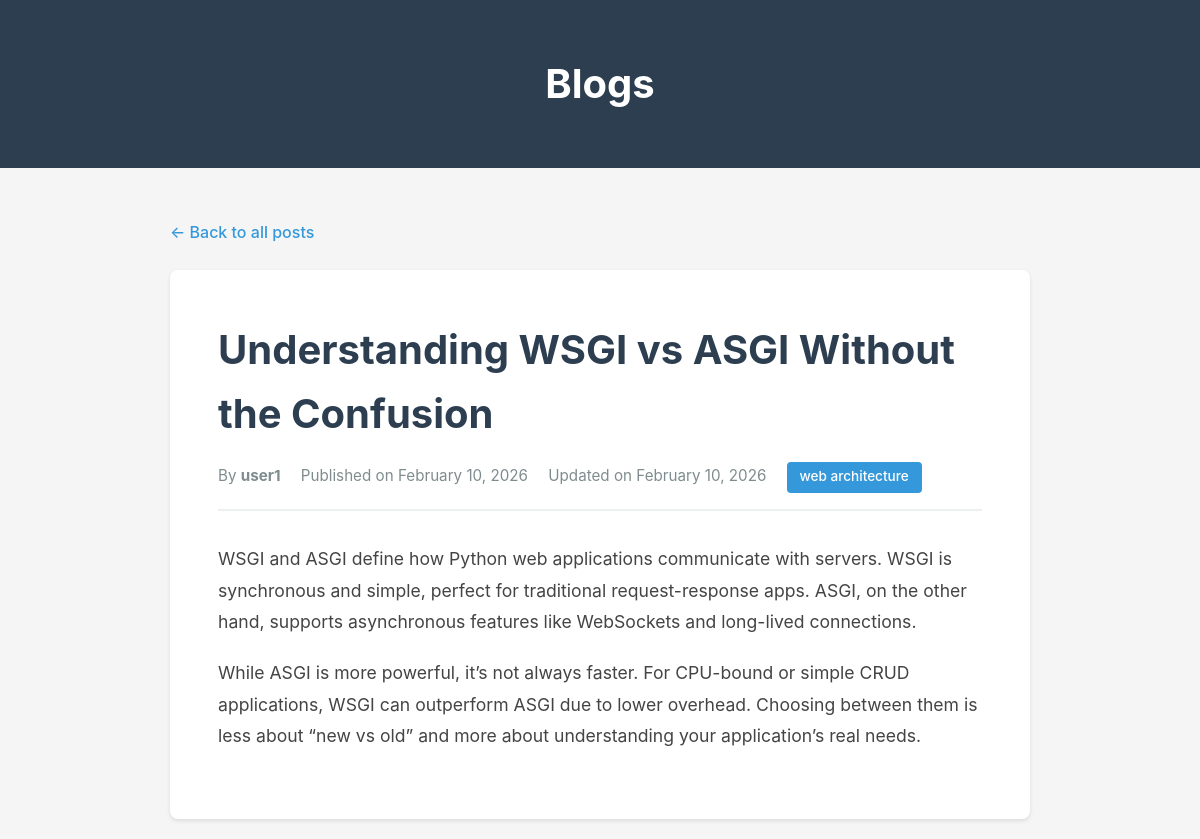
/post/understanding-wsgi-vs-asgi-without-the-confusion/, run on the app's committed database.
### blog/models.py (models this page shows, shortened)
class Post(models.Model):
    STATUS_CHOICES = (
        ('draft', 'Draft'),
        ('published', 'Published')
    )
    title = models.CharField(max_length=200)
    slug = models.SlugField(unique=True, max_length=100, blank=True)
    author = models.ForeignKey(User, on_delete=models.CASCADE, related_name='blog_posts')
    content = models.TextField()
    category = models.CharField(max_length=100, blank=True, null=True)
    status = models.CharField(max_length=10, choices=STATUS_CHOICES, default='draft')
    created_at = models.DateTimeField(auto_now_add=True)
    updated_at = models.DateTimeField(auto_now=True)
    class Meta:
        ordering = ['-created_at']

### blog/views.py (the view)
# urls.py: path('post/<slug:slug>/', views.post_detail, name='post_detail'),
def post_detail(request, slug):
    post = get_object_or_404(Post, slug=slug, status='published')
    context = {
        'post': post
    }
    return render(request, 'post_detail.html', context)

### blog/templates/post_detail.html (shortened to what this page needs)
<!DOCTYPE html>
<html lang="en">
<head>
</head>
<body>
    <header>
        <div class="container">
            <h1><a href="{% url 'home' %}">Blogs</a></h1>
        </div>
    </header>
    <div class="container">
        <a href="{% url 'home' %}" class="back-link">← Back to all posts</a>
        <article class="post-detail">
            <h1>{{ post.title }}</h1>
            <div class="post-meta">
                <span>By <strong>{{ post.author.username }}</strong></span>
                <span>Published on {{ post.created_at|date:"F d, Y" }}</span>
                {% if post.updated_at != post.created_at %}
                    <span>Updated on {{ post.updated_at|date:"F d, Y" }}</span>
                {% endif %}
                {% if post.category %}
                    <span class="category-badge">{{ post.category }}</span>
                {% endif %}
            </div>
            <div class="post-content">
                {{ post.content|linebreaks }}
            </div>
        </article>
    </div>
</body>
</html>

### blog/templates/post_detail.html (style rules this page uses)
* { margin: 0; padding: 0; box-sizing: border-box; }
body { font-family: -apple-system, BlinkMacSystemFont, "Segoe UI", Roboto, "Helvetica Neue", Arial, sans-serif; line-height: 1.6; color: #333; background-color: #f5f5f5; }
.container { max-width: 900px; margin: 0 auto; padding: 20px; }
header { background: #2c3e50; color: white; padding: 2rem 0; margin-bottom: 2rem; }
header h1 { text-align: center; font-size: 2.5rem; }
header h1 a { color: white; text-decoration: none; }
.back-link { display: inline-block; color: #3498db; text-decoration: none; margin-bottom: 1.5rem; font-weight: 500; }
.post-detail { background: white; padding: 3rem; border-radius: 8px; box-shadow: 0 2px 4px rgba(0,0,0,0.1); }
.post-detail h1 { color: #2c3e50; margin-bottom: 1rem; font-size: 2.5rem; }
.post-meta { color: #7f8c8d; font-size: 0.95rem; margin-bottom: 2rem; padding-bottom: 1rem; border-bottom: 2px solid #ecf0f1; }
.post-meta span { margin-right: 1rem; }
.post-content { color: #444; font-size: 1.1rem; line-height: 1.8; }
.post-content p { margin-bottom: 1.2rem; }
.category-badge { display: inline-block; background: #3498db; color: white; padding: 0.3rem 0.8rem; border-radius: 4px; font-size: 0.85rem; font-weight: 500; }

### data on the page
Post: title "Understanding WSGI vs ASGI Without the Confusion", author.username "user1", created_at "February 10, 2026", updated_at "February 10, 2026", category "web architecture", content "WSGI and ASGI define how Python web applications communicate with servers. WSGI is synchronous and simple, perfect for traditional request-response apps. ASGI, on the other hand, supports asynchronous features like WebSockets and long-lived connections. While ASGI is more powerful, it’s not always faster. For CPU-bound or simple CRUD applications, WSGI can outperform ASGI due to lower overhead. Choosing between them is less about “new vs old” and more about understanding your application’s real needs."
